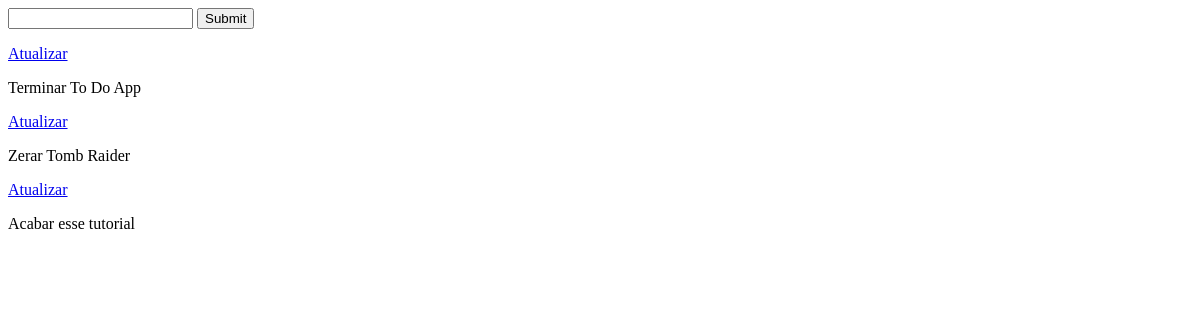
Before: / with the older database file.
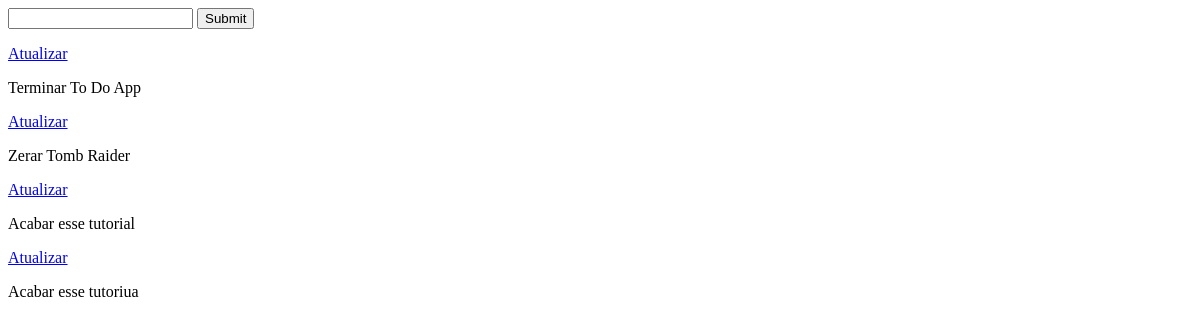
After: the same page with the newer database file.
### todo/models.py (models this page shows)
class Tarefa(models.Model):
    titulo = models.CharField('Título', max_length=100)
    completo = models.BooleanField('Completo?', default=False)
    data_criado = models.DateTimeField('Data de criação', auto_now_add=True)
    def __str__(self):
        return self.titulo

### todo/views.py (the view)
# urls.py: path('', index, name='index'),
def index(request):
    tarefas = Tarefa.objects.all()
    form = TarefaForm()
    if request.method == 'POST':
        form = TarefaForm(request.POST)
        if form.is_valid():
            form.save()
        return redirect('/')
    context = {
        'tarefas': tarefas,
        'form': form,
    }
    return render(request, 'index.html', context)

### todo/forms.py
class TarefaForm(forms.ModelForm):
    class Meta:
        model = Tarefa
        fields = '__all__'

### todo/templates/index.html (shortened to what this page needs)
<form method="POST" action="/">
    {{form.titulo}}
    <input type="submit" name="Criar Tarefa">
</form>
{% for tarefa in tarefas %}
<div>
    <a href="{% url 'atualizar_tarefa' tarefa.id %}">Atualizar</a>
    <p>{{ tarefa }}</p>
</div>
{% endfor %}

Changed rows visible on the page:
added Tarefa: titulo "Acabar esse tutoriua"
